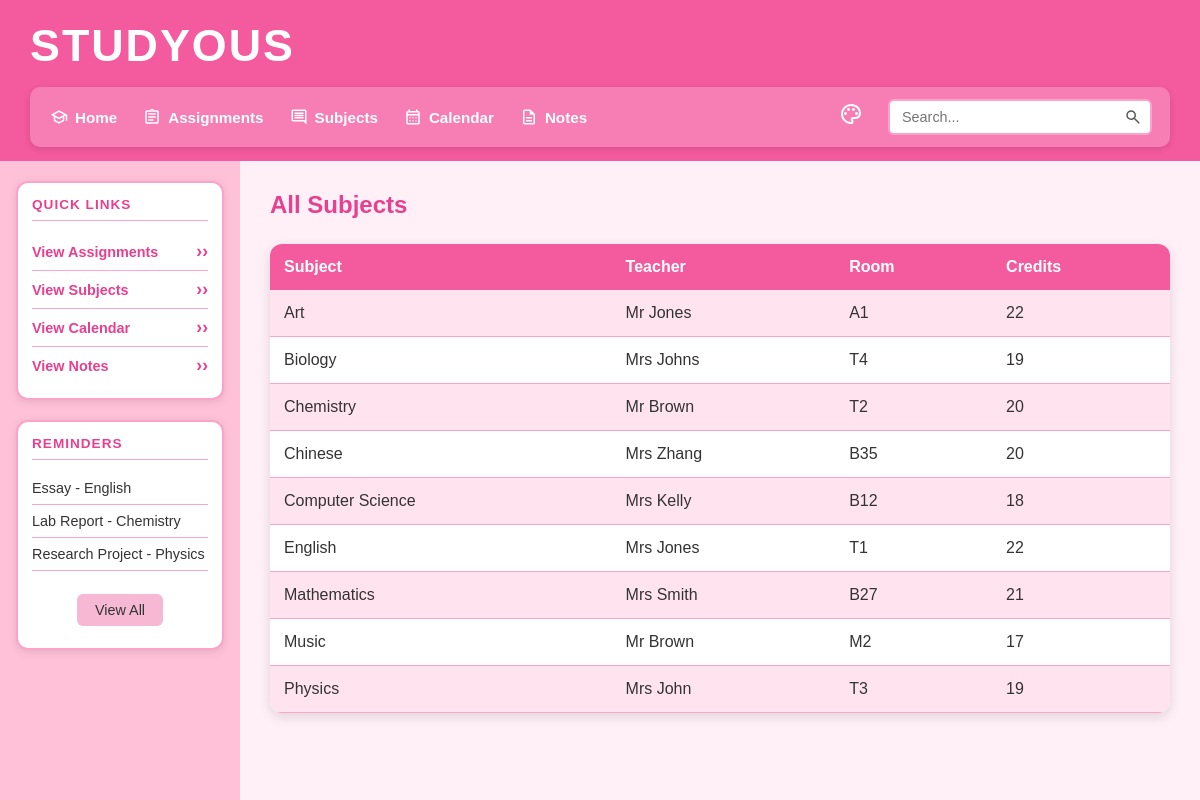
Before: /subjects with the older database file.
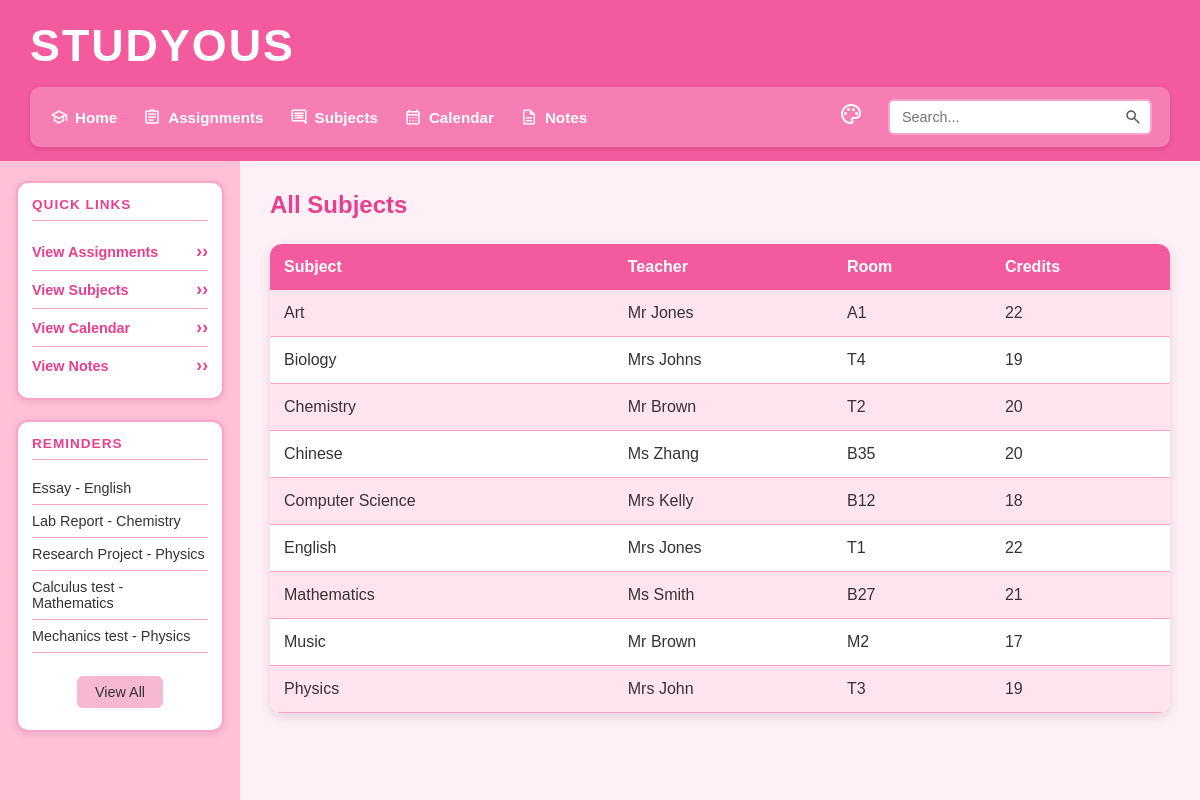
After: the same page with the newer database file.
### tables this page shows
CREATE TABLE assignments (id INTEGER PRIMARY KEY AUTOINCREMENT, subject_id INTEGER REFERENCES subjects (id) NOT NULL, user_id INTEGER REFERENCES users (id) NOT NULL, assignment_name TEXT NOT NULL, due_date TEXT (19) NOT NULL, priority TEXT NOT NULL CHECK ((priority IN ('Low', 'Medium', 'High'))), status TEXT (25) DEFAULT ('Not Started'), notes TEXT, created_at TEXT (19));

CREATE TABLE subjects (id INTEGER PRIMARY KEY AUTOINCREMENT, subject_name TEXT NOT NULL UNIQUE, teacher_name TEXT NOT NULL, room TEXT, credits INTEGER CHECK ((credits > 0)));

### main.py (the view)
@app.route("/subjects")
def subjects():
    sort = request.args.get("sort", "subject_name")
    order = request.args.get("order", "asc")
    new_order = "desc" if order == "asc" else "asc"
    subject_list = get_subjects(sort, order)
    return render_template("subjects.html", subjects=subject_list, order=new_order)

### main.py (called while the page is built)
def create_connection(db_file):
    try:
        connection = sqlite3.connect(db_file)
        return connection
    except Error as e:
        print(e)
    return None

def get_subjects(sort="subject_name", order="asc"):
    allowed_sorts = [
        "id",
        "subject_name",
        "teacher_name",
        "room",
        "credits",
    ]
    if sort not in allowed_sorts:
        sort = "subject_name"
    order = order.upper()
    if order not in ("ASC", "DESC"):
        order = "ASC"
    query = f"""
        SELECT id, subject_name, teacher_name, room, credits
        FROM subjects
        ORDER BY {sort} {order}
    """
    con = create_connection(DATABASE)
    cur = con.cursor()
    cur.execute(query)
    rows = cur.fetchall()
    con.close()
    return rows

@app.context_processor
def inject_reminders():
    return {"reminders": get_reminders()}

### templates/subjects.html
{% extends "base.html" %}
{% block main %}
<h1 class="page-title">All Subjects</h1>
<table>
    <tbody>
        <tr>
            <th scope="col">
                <a href="/subjects?sort=subject_name&order={{ order }}">
                    Subject
                </a>
            </th>
            <th scope="col">
                <a href="/subjects?sort=teacher_name&order={{ order }}">
                    Teacher
                </a>
            </th>
            <th scope="col">
                <a href="/subjects?sort=room&order={{ order }}">
                    Room
                </a>
            </th>
            <th scope="col">
                <a href="/subjects?sort=credits&order={{ order }}">
                    Credits
                </a>
            </th>
        </tr>
        {% for row in subjects %}
        <tr>
            <td>{{ row[1] }}</td>
            <td>{{ row[2] }}</td>
            <td>{{ row[3] }}</td>
            <td>{{ row[4] }}</td>
        </tr>
        {% else %}
        <tr>
            <td colspan="4">No subjects found.</td>
        </tr>
        {% endfor %}
    </tbody>
</table>
{% endblock %}

### templates/base.html (shortened to what this page needs)
<!DOCTYPE html>
<html lang="en">
<head>
    <link type="text/css" rel="stylesheet" href="/static/css/style.css">
</head>
<body class="theme-{{ request.cookies.get('theme', 'pink') }}">
    <header class="top-header">
        <h1 class="site-title">Studyous</h1>
        <div class="header-row">
            <div class="nav-bar">
                <nav class="main-nav">
                    <ul>
                        <li>
                            <a href="/">
                                <img src="/static/images/home.svg" alt="Home" class="nav-icon">
                                Home
                            </a>
                        </li>
                        <li>
                            <a href="/assignments">
                                <img src="/static/images/assignments.svg" alt="Assignments" class="nav-icon">
                                Assignments
                            </a>
                        </li>
                        <li>
                            <a href="/subjects">
                                <img src="/static/images/subjects.svg" alt="Subjects" class="nav-icon">
                                Subjects
                            </a>
                        </li>
                        <li>
                            <a href="/calendar">
                                <img src="/static/images/calendar.svg" alt="Calendar" class="nav-icon">
                                Calendar
                            </a>
                        </li>
                        <li>
                            <a href="/notes">
                                <img src="/static/images/notes.svg" alt="Notes" class="nav-icon">
                                Notes
                            </a>
                        </li>
                    </ul>
                </nav>
                <div class="theme-menu">
                    <span class="theme-icon">
                    </span>
                </div>
                <form class="search-form" method="POST" action="/search">
                    <div class="search-box">
                        <input type="text" name="search" id="search" placeholder="Search...">
                        <button type="submit" class="search-button" aria-label="Search">
                        </button>
                    </div>
                </form>
            </div>
        </div>
    </header>
    <div class="body-container">
        <aside class="sidebar">
            <section class="sidebar-box">
                <h2>Quick Links</h2>
                <ul class="quick-links">
                    <li>
                        <a href="/assignments">View Assignments</a>
                    </li>
                    <li>
                        <a href="/subjects">View Subjects</a>
                    </li>
                    <li>
                        <a href="/calendar">View Calendar</a>
                    </li>
                    <li>
                        <a href="/notes">View Notes</a>
                    </li>
                </ul>
            </section>
            <section class="sidebar-box">
                <h2>Reminders</h2>
                <ul class="reminders">
                    {% for reminder in reminders %}
                    <li>
                        <a href="/reminders?id={{ reminder[0] }}">
                            {{ reminder[1] }} - {{ reminder[2] }}
                        </a>
                    </li>
                    {% endfor %}
                    <li>
                        <a href="/reminders" class="view-all-button">
                            View All
                        </a>
                    </li>
                </ul>
            </section>
        </aside>
        <main>
            {% block main %}{% endblock %}
        </main>
    </div>
</body>
</html>

Changed rows visible on the page:
added assignments: assignment_name "Calculus test", subject_name "Mathematics"
added assignments: assignment_name "Mechanics test", subject_name "Physics"
changed subjects "Chinese": teacher_name "Mrs Zhang" → "Ms Zhang"
changed subjects "Mathematics": teacher_name "Mrs Smith" → "Ms Smith"
